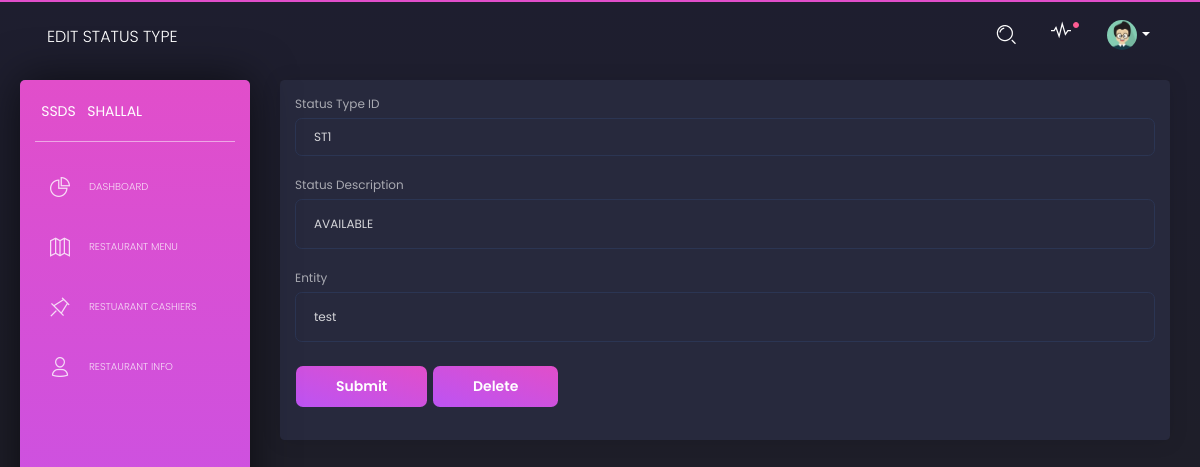
The app's page /editStatusType/ST1, older data.
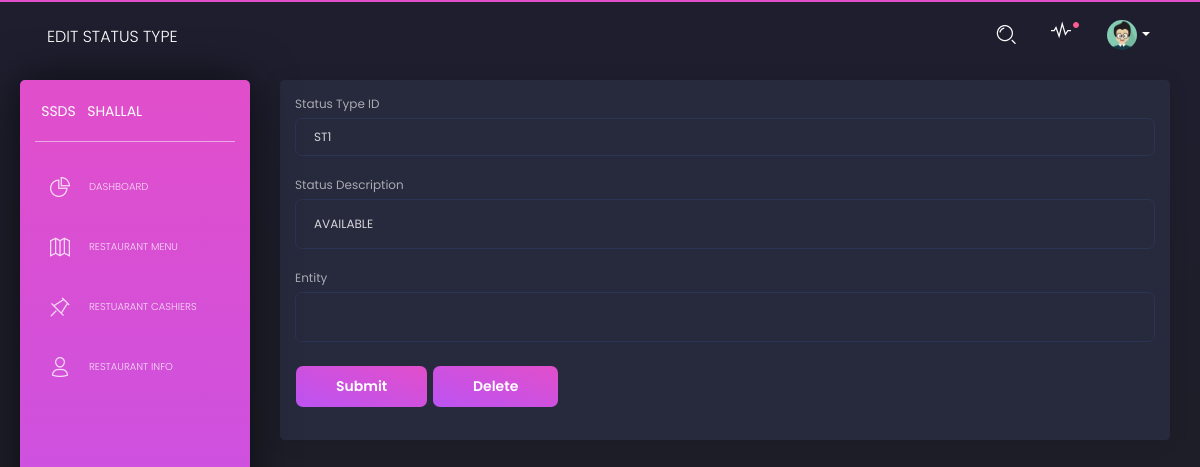
The same page, newer data.
### database_setup.py (models this page shows, shortened)
class StatusType(Base):
    __tablename__= 'statustype'
    ststid=Column(String(10), primary_key=True,nullable=False)
    description=Column(String(225))
    entity=Column(String(25),nullable=False,unique=False)

### ssds.py (the view, shortened to what this page needs)
@app.route('/editStatusType/<string:ststid>', methods=['GET', 'POST'])
def editStatusType(ststid):
    statusType = session.query(StatusType).filter_by(ststid=ststid).first()
    if request.method == 'POST' and request.form['submit_button'] == 'delete':
        session.delete(statusType)
        session.commit()
        return redirect(url_for('showDashboard'))
    else:
        return render_template('editStatusType.html',
                               statusType=statusType)

### templates/editStatusType.html (shortened to what the changed rows need)
<html lang="en" class="perfect-scrollbar-on"><head>
    <link href="https://use.fontawesome.com/releases/v5.0.6/css/all.css" rel="stylesheet">
    <link href="{{ url_for('static', filename='assets/css/nucleo-icons.css') }}" rel="stylesheet">
    <link href="{{ url_for('static', filename='assets/css/black-dashboard.css') }}" rel="stylesheet">
    <link href="{{ url_for('static', filename='assets/demo/demo.css') }}" rel="stylesheet">
</head>
  <body class="">
    <div class="wrapper">
      <div class="main-panel ps">
        <div class="content">
        <div class="card">
          <div class ="card-body">
            <form action="#" method="post">
                <div class="form-group">
                    <label for="ststid">Status Type ID</label>
                    <input type="ststid" class="form-control" name="ststid"  value="{{statusType.ststid}}">
                  </div>
                  <div class="form-group">
                      <label for="description">Status Description</label>
                      <input style="height:50px;" type="description" class="form-control" name="description"  value="{{statusType.description}}">
                    </div>
                    <div class="form-group">
                      <label for="entity">Entity</label>
                      <input style="height:50px"  class="form-control" name="entity" value="{{statusType.entity}}"">
                    </div>
            </form>
          </div>
        </div>
            </div>
  </div></div></body></html>

Row changes from the older to the newer data that the page shows:
changed StatusType "ST1": entity "test" → (not shown)
